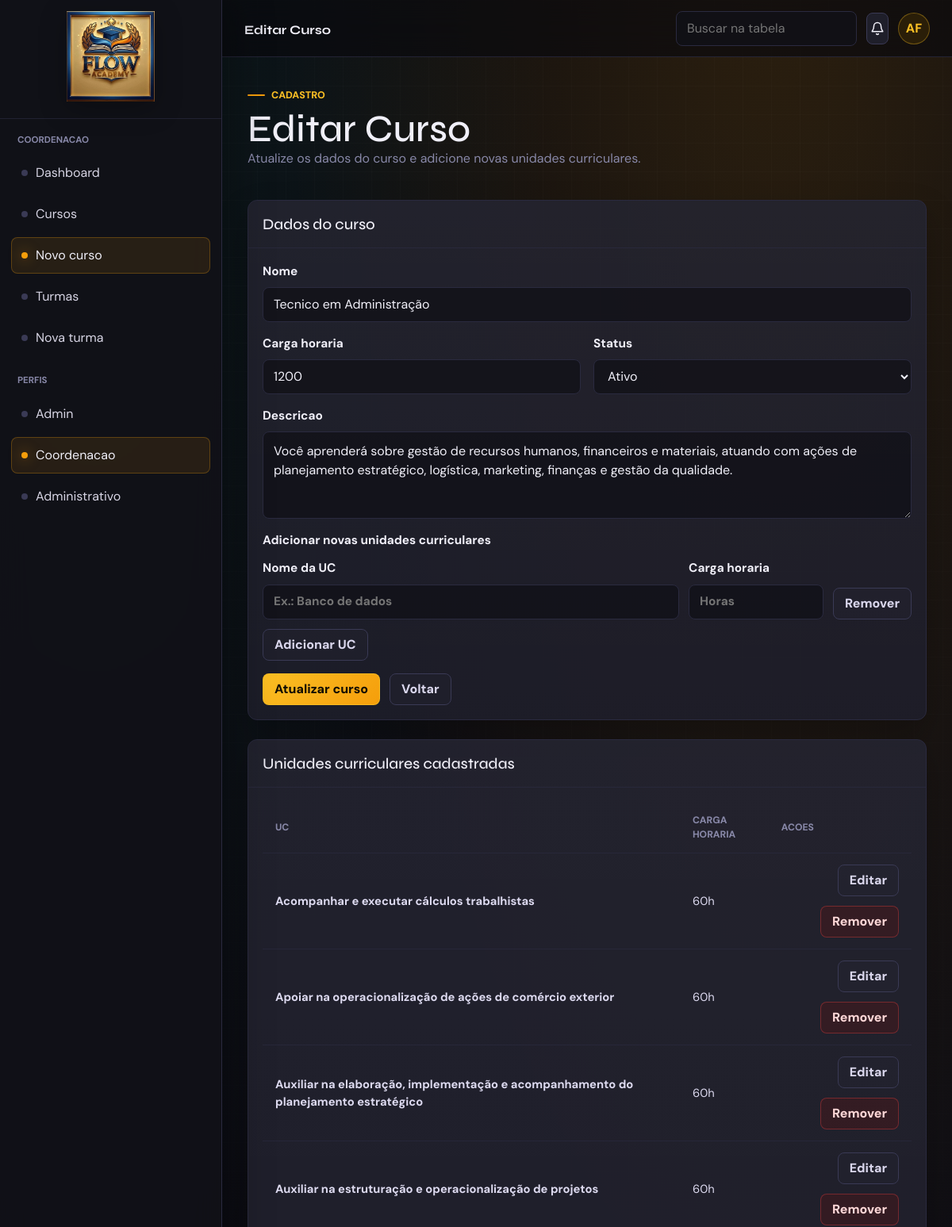
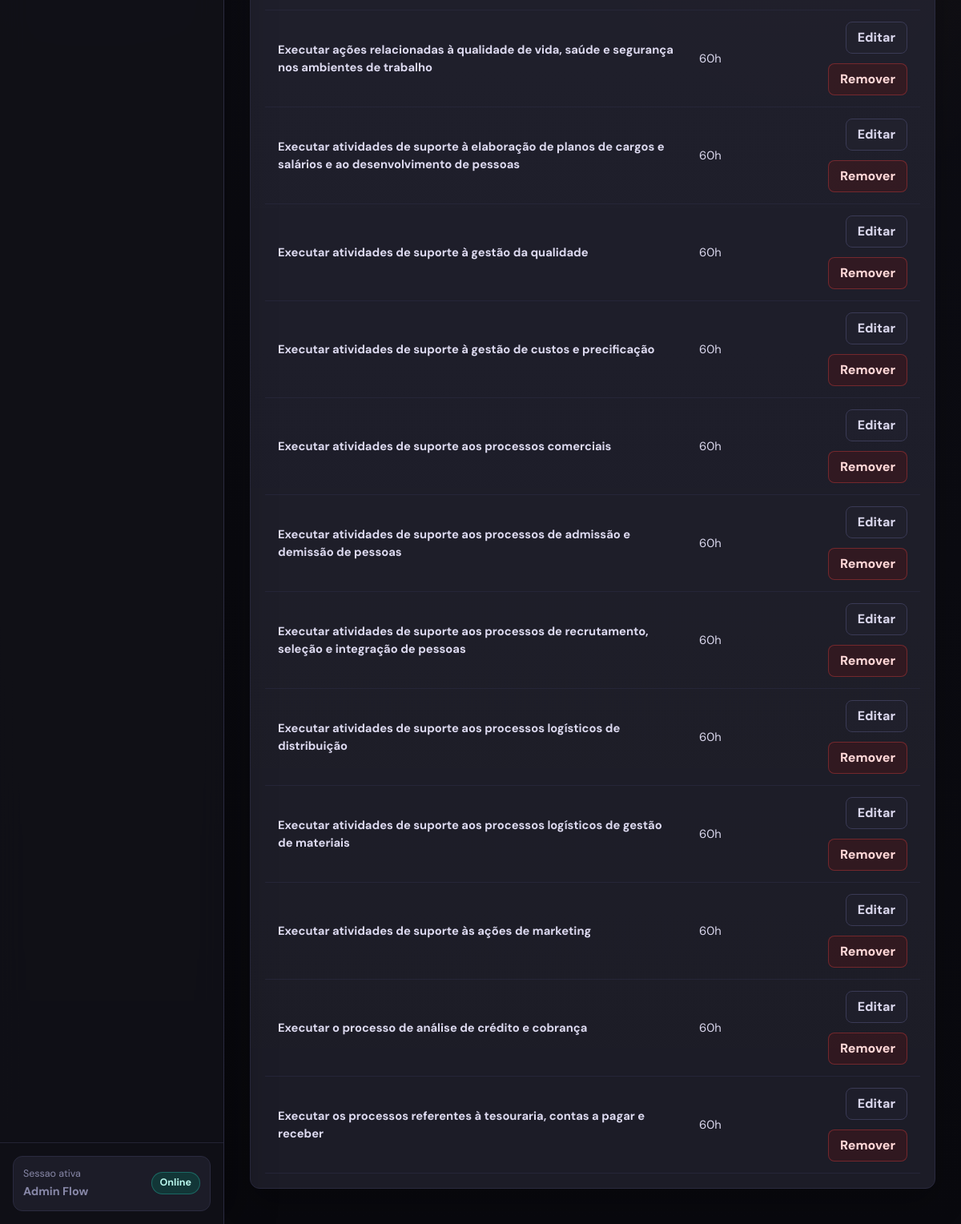
The page /web-php/pages/coordenacao/curso_form.php?id=2 (signed in) on the database its author committed (2 pictures, top to bottom).
### tables this page shows
CREATE TABLE `cursos` (
  `id_curso` int(11) NOT NULL AUTO_INCREMENT,
  `nome` varchar(120) NOT NULL,
  `descricao` text DEFAULT NULL,
  `carga_horaria` int(11) NOT NULL,
  `status` enum('ativo','inativo') DEFAULT 'ativo',
  PRIMARY KEY (`id_curso`)
);

CREATE TABLE `disciplinas` (
  `id_disciplina` int(11) NOT NULL AUTO_INCREMENT,
  `id_curso` int(11) NOT NULL,
  `nome` varchar(120) NOT NULL,
  `carga_horaria` int(11) NOT NULL,
  PRIMARY KEY (`id_disciplina`),
  KEY `id_curso` (`id_curso`),
  CONSTRAINT `disciplinas_ibfk_1` FOREIGN KEY (`id_curso`) REFERENCES `cursos` (`id_curso`) ON DELETE CASCADE
);

### web-php/includes/funcoes.php (called while the page is built, shortened)
<?php
require_once __DIR__ . '/../config/config.php';
function e($valor)
{
    return htmlspecialchars((string) ($valor ?? ''), ENT_QUOTES, 'UTF-8');
}
function getValor($campo, $padrao = '')
{
    return trim((string) ($_GET[$campo] ?? $padrao));
}
function buscarUm($sql, array $parametros = [])
{
    global $pdo;
    $stmt = $pdo->prepare($sql);
    $stmt->execute($parametros);
    $resultado = $stmt->fetch();
    return $resultado ?: null;
}
function buscarTodos($sql, array $parametros = [])
{
    global $pdo;
    $stmt = $pdo->prepare($sql);
    $stmt->execute($parametros);
    return $stmt->fetchAll();
}

### web-php/pages/coordenacao/curso_form.php (the view, shortened to what this page needs)
<?php
require_once __DIR__ . '/../../includes/layout.php';
$idCurso = (int) getValor('id', 0);
$modoEdicao = $idCurso > 0;
$curso = null;
$unidadesCadastradas = [];
if ($modoEdicao) {
    $curso = buscarUm('SELECT * FROM cursos WHERE id_curso = :id_curso', [
        ':id_curso' => $idCurso,
    ]);
    $unidadesCadastradas = buscarTodos(
        'SELECT * FROM disciplinas WHERE id_curso = :id_curso ORDER BY nome',
        [':id_curso' => $idCurso]
    );
}
$valores = [
    'nome' => $curso['nome'] ?? '',
    'descricao' => $curso['descricao'] ?? '',
    'carga_horaria' => $curso['carga_horaria'] ?? '',
    'status' => $curso['status'] ?? 'ativo',
    'unidades' => [['nome' => '', 'carga_horaria' => '']],
];
?>
    <section class="panel">
      <div class="panel-header"><h2>Dados do curso</h2></div>
      <div class="panel-body">
        <form class="form-grid" method="post">
          <label class="field span-2"><span>Nome</span><input class="control" name="nome" value="<?= e($valores['nome']) ?>" required></label>
          <label class="field"><span>Carga horaria</span><input class="control" name="carga_horaria" type="number" min="1" value="<?= e($valores['carga_horaria']) ?>" required></label>
          <label class="field">
            <span>Status</span>
            <select class="select" name="status">
              <option value="ativo" <?= $valores['status'] === 'ativo' ? 'selected' : '' ?>>Ativo</option>
            </select>
          </label>
          <label class="field span-2"><span>Descricao</span><textarea class="textarea" name="descricao"><?= e($valores['descricao']) ?></textarea></label>
          <div class="field span-2 uc-editor" data-uc-editor data-uc-template="#modelo-linha-uc">
            <span><?= $modoEdicao ? 'Adicionar novas unidades curriculares' : 'Unidades curriculares' ?></span>
            <div data-uc-list>
              <?php foreach ($valores['unidades'] as $unidade): ?>
                <div class="uc-row" data-uc-row>
                  <label class="field"><span>Nome da UC</span><input class="control" name="uc_nome[]" value="<?= e($unidade['nome']) ?>" placeholder="Ex.: Banco de dados"></label>
                  <label class="field"><span>Carga horaria</span><input class="control" name="uc_carga_horaria[]" type="number" min="1" step="1" value="<?= e($unidade['carga_horaria']) ?>" placeholder="Horas"></label>
                  <button class="btn ghost" type="button" data-remove-uc>Remover</button>
                </div>
              <?php endforeach; ?>
            </div>
            <div class="actions" style="justify-content:flex-start"><button class="btn ghost" type="button" data-add-uc>Adicionar UC</button></div>
          </div>
          <div class="actions span-2" style="justify-content:flex-start">
            <button class="btn primary" type="submit"><?= $modoEdicao ? 'Atualizar curso' : 'Salvar curso' ?></button>
            <a class="btn ghost" href="cursos.php">Voltar</a>
          </div>
        </form>
      </div>
    </section>
    <?php if ($modoEdicao): ?>
      <section class="panel">
        <div class="panel-header"><h2>Unidades curriculares cadastradas</h2></div>
        <div class="panel-body">
          <div class="table-wrap">
            <table>
              <thead><tr><th>UC</th><th>Carga horaria</th><th>Acoes</th></tr></thead>
              <tbody>
                <?php foreach ($unidadesCadastradas as $unidade): ?>
                  <tr>
                    <td><strong><?= e($unidade['nome']) ?></strong></td>
                    <td><?= e($unidade['carga_horaria']) ?>h</td>
                    <td>
                      <div class="actions table-actions">
                        <a class="btn ghost" href="curso_form.php?id=<?= e($idCurso) ?>&editar_uc=<?= e($unidade['id_disciplina']) ?>">Editar</a>
                        <form method="post" onsubmit="return confirm('Remover esta unidade curricular?');">
                          <button class="btn danger" type="submit">Remover</button>
                        </form>
                      </div>
                    </td>
                  </tr>
                <?php endforeach; ?>
              </tbody>
            </table>
          </div>
        </div>
      </section>
    <?php endif; ?>

### web-php/assets/css/main.css (style rules this page uses)
:root { --bg:#0a0a0f; --bg2:#111118; --surface:#1c1c28; --surface2:#242433; --border:#2a2a3f; --border2:#3a3a55; --text:#f0eff8; --muted:#8888a8; --accent:#f59e0b; --accent2:#fbbf24; --accent-pale:#2a1e08; --teal:#2dd4bf; --radius:12px; --sidebar:280px; --topbar:72px; --shadow:0 22px 55px rgba(0,0,0,.35); --bs-body-bg:var(--bg); --bs-body-color:var(--text); --bs-primary:var(--accent); --bs-border-color:var(--border); }
* { box-sizing:border-box; }
html { min-height:100%; scroll-behavior:smooth; }
body { min-height:100%; margin:0; color:var(--text); font-family:'DM Sans',system-ui,-apple-system,BlinkMacSystemFont,'Segoe UI',sans-serif; background: radial-gradient(ellipse at 82% -12%,rgba(245,158,11,.16),transparent 46%), radial-gradient(ellipse at 10% 0%,rgba(45,212,191,.08),transparent 38%), linear-gradient(180deg,#0a0a0f 0%,#0d0d14 46%,#09090e 100%); }
body::before { content:""; position:fixed; inset:0; pointer-events:none; background-image:linear-gradient(rgba(255,255,255,.025) 1px,transparent 1px),linear-gradient(90deg,rgba(255,255,255,.022) 1px,transparent 1px); background-size:36px 36px; mask-image:linear-gradient(to bottom,rgba(0,0,0,.72),transparent 74%); }
a { color:inherit; text-decoration:none; }
button,input,select,textarea { font:inherit; }
h1,h2,h3,.metric-value { font-family:'Syne',sans-serif; letter-spacing:0; }
.topbar-left,.topbar-right,.actions { display:flex; align-items:center; gap:12px; }
.actions { flex-wrap:wrap; justify-content:flex-end; }
.table-actions form { margin:0; }
h2 { margin:0; font-size:1.2rem; }
.main-content > .grid,.main-content > .panel,.main-content > .stack { margin-top:24px; }
.card,.panel,.empty-state { --bs-card-color:var(--text); --bs-card-bg:rgba(28,28,40,.88); color:var(--text)!important; border:1px solid var(--border); border-radius:var(--radius); background:linear-gradient(180deg,rgba(255,255,255,.035),rgba(255,255,255,.012)),rgba(28,28,40,.88); box-shadow:0 18px 42px rgba(0,0,0,.24); }
.panel { min-width:0; overflow:hidden; }
.panel-header { display:flex; align-items:center; justify-content:space-between; gap:14px; padding:18px; border-bottom:1px solid rgba(42,42,63,.82); }
.panel-body { padding:18px; }
.table-wrap { overflow-x:auto; }
table { width:100%; min-width:720px; border-collapse:collapse; }
th,td { padding:14px 16px; border-bottom:1px solid rgba(42,42,63,.72); text-align:left; vertical-align:middle; }
th { color:var(--muted); font-size:.76rem; font-weight:800; text-transform:uppercase; }
td { color:#dddaf0; font-size:.92rem; }
.field { display:grid; gap:8px; }
.field span,.field label { color:#f0eff8; font-size:.96rem; font-weight:700; }
.control,.select,.textarea { width:100%; min-height:44px; border:1px solid var(--border); border-radius:8px; color:var(--text); outline:none; background:rgba(17,17,24,.78); transition:.2s ease; }
.control,.select { padding:0 13px; }
.textarea { min-height:110px; padding:12px 13px; resize:vertical; }
.form-grid { display:grid; grid-template-columns:repeat(2,minmax(0,1fr)); gap:16px; }
.form-grid .span-2 { grid-column:span 2; }
.uc-editor { gap:12px; }
.uc-row { display:grid; grid-template-columns:minmax(0,1fr) 170px auto; align-items:end; gap:12px; }
.btn,.icon-btn { display:inline-flex; min-height:40px; align-items:center; justify-content:center; gap:8px; border:1px solid var(--border2); border-radius:8px; color:var(--text); background:rgba(36,36,51,.78); font-weight:800; }
.btn { padding:0 14px; }
.btn.primary { color:#130e03; border-color:rgba(251,191,36,.7); background:linear-gradient(135deg,var(--accent2),var(--accent)); }
.btn.ghost { color:#d9d6ec; background:rgba(36,36,51,.36); }
.btn.danger { color:#ffd7d7; border-color:rgba(239,68,68,.35); background:rgba(89,20,20,.35); }

### rows shown on the page
cursos: nome "Tecnico em Administração", carga_horaria "1200", status "Ativo", descricao "Você aprenderá sobre gestão de recursos humanos, financeiros e materiais, atuando com ações de planejamento estratégico, logística, marketing, finanças e gestão da qualidade."
disciplinas: nome "Acompanhar e executar cálculos trabalhistas", carga_horaria "60"
disciplinas: nome "Apoiar na operacionalização de ações de comércio exterior", carga_horaria "60"
disciplinas: nome "Auxiliar na elaboração, implementação e acompanhamento do planejamento estratégico", carga_horaria "60"
disciplinas: nome "Auxiliar na estruturação e operacionalização de projetos", carga_horaria "60"
disciplinas: nome "Executar ações relacionadas à qualidade de vida, saúde e segurança nos ambientes de trabalho", carga_horaria "60"
disciplinas: nome "Executar atividades de suporte à elaboração de planos de cargos e salários e ao desenvolvimento de pessoas", carga_horaria "60"
disciplinas: nome "Executar atividades de suporte à gestão da qualidade", carga_horaria "60"
disciplinas: nome "Executar atividades de suporte à gestão de custos e precificação", carga_horaria "60"
disciplinas: nome "Executar atividades de suporte aos processos comerciais", carga_horaria "60"
disciplinas: nome "Executar atividades de suporte aos processos de admissão e demissão de pessoas", carga_horaria "60"
disciplinas: nome "Executar atividades de suporte aos processos de recrutamento, seleção e integração de pessoas", carga_horaria "60"
disciplinas: nome "Executar atividades de suporte aos processos logísticos de distribuição", carga_horaria "60"
disciplinas: nome "Executar atividades de suporte aos processos logísticos de gestão de materiais", carga_horaria "60"
disciplinas: nome "Executar atividades de suporte às ações de marketing", carga_horaria "60"
disciplinas: nome "Executar o processo de análise de crédito e cobrança", carga_horaria "60"
disciplinas: nome "Executar os processos referentes à tesouraria, contas a pagar e receber", carga_horaria "60"

### other values the page prints
$menuAtual['titulo'] "COORDENACAO"
$item['texto'] "Dashboard"
$item['texto'] "Cursos"
$item['texto'] "Novo curso"
$item['texto'] "Turmas"
$item['texto'] "Nova turma"
$menuPerfil['titulo'] "Admin"
$menuPerfil['titulo'] "Coordenacao"
$menuPerfil['titulo'] "Administrativo"
$nome "Admin Flow"
$titulo "Editar Curso"
iniciais($nome) "AF"
$eyebrow "CADASTRO"
$texto "Atualize os dados do curso e adicione novas unidades curriculares."
